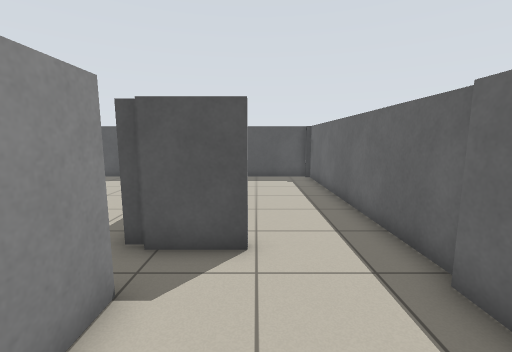
[1] (above)

18 first-person views from a walk through a world built for the Player/Stage simulator. The camera is 1.1 m above the floor, tilts 8° down and sees 90° across. The lines on the ground mark 1 m squares. The floor is counted in squares, 0.5 m on a side. Each view is taken from the middle of a square. On the plan, view 1 faces up. The plan holds only what a view shows up to about 16 squares ahead; the rest is blank. The place goes on beyond the plan. The robots in the file are not drawn.

[2]
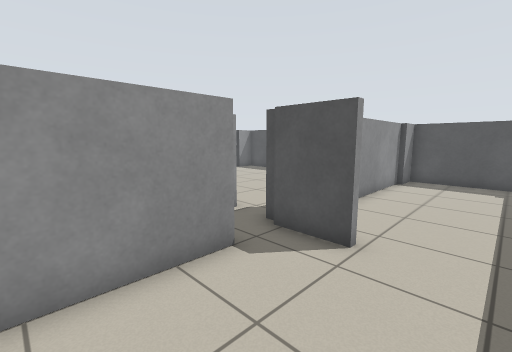

[3]
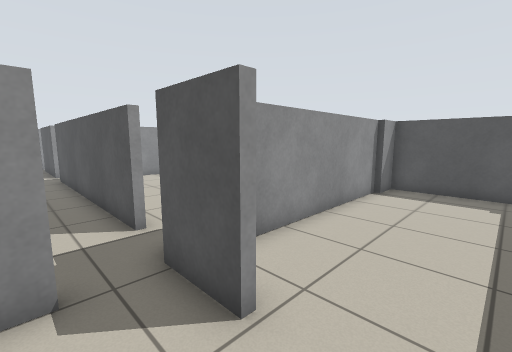

[4]
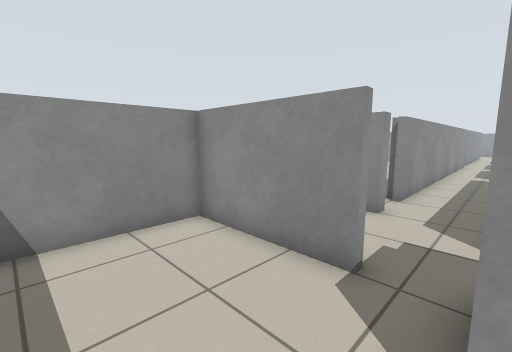

[5]
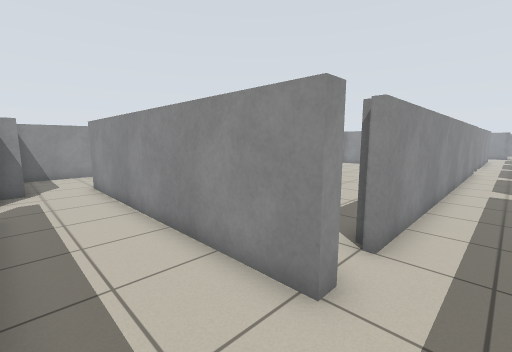

[6]
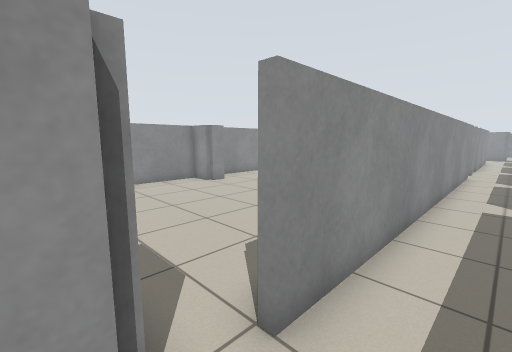

[7]
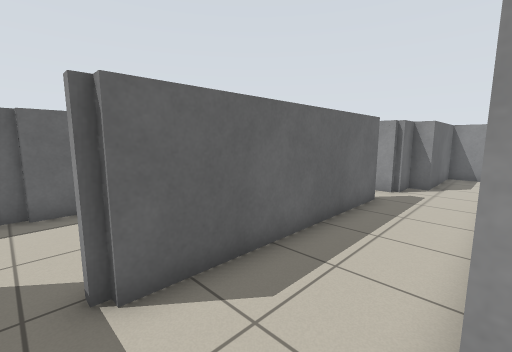

[8]
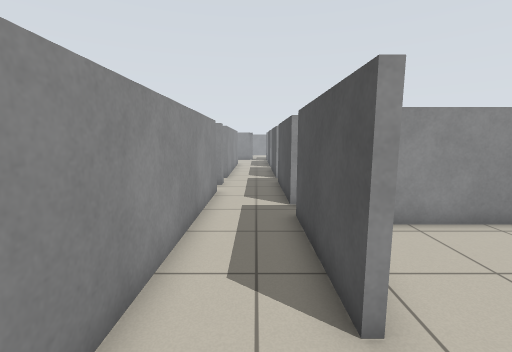

[9]
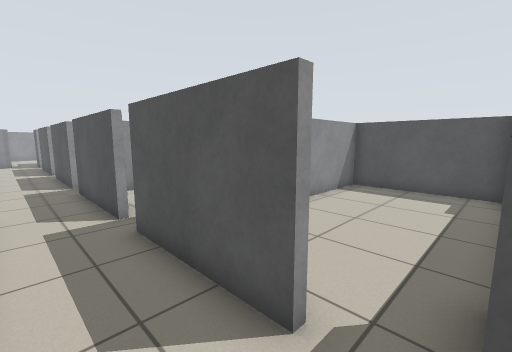

[10]
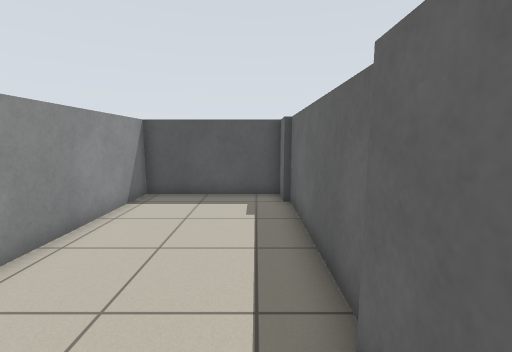

[11]
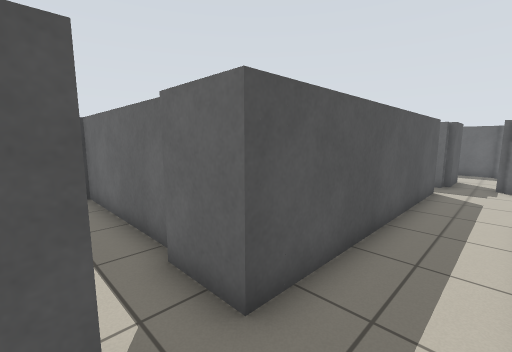

[12]
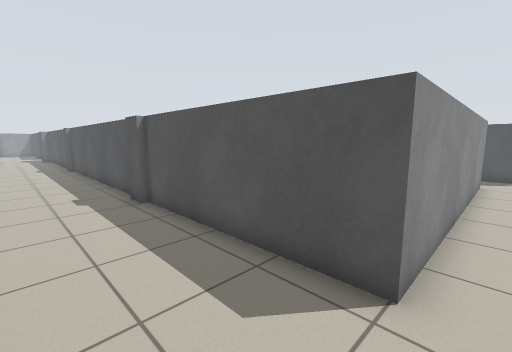

[13]
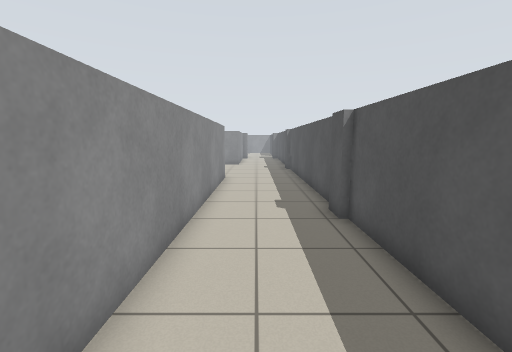

[14]
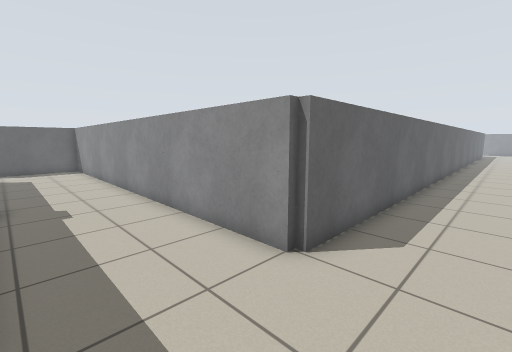

[15]
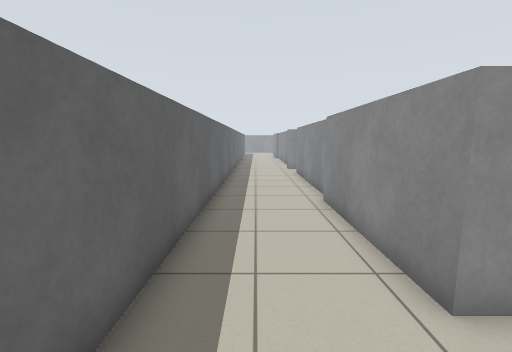

[16]
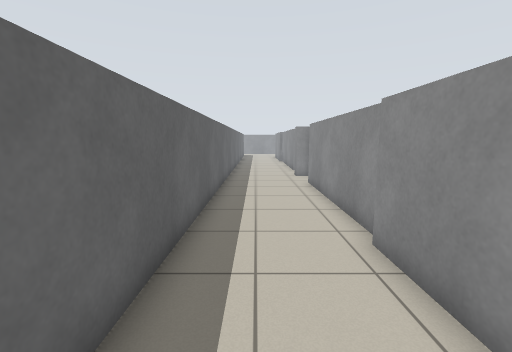

[17]
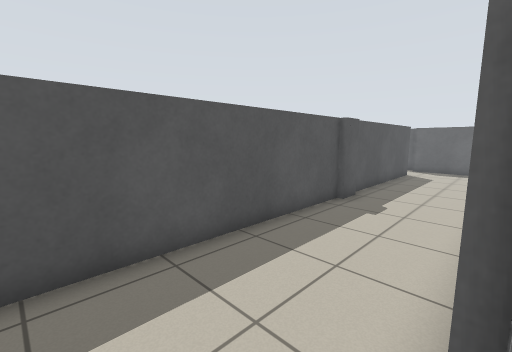

[18]
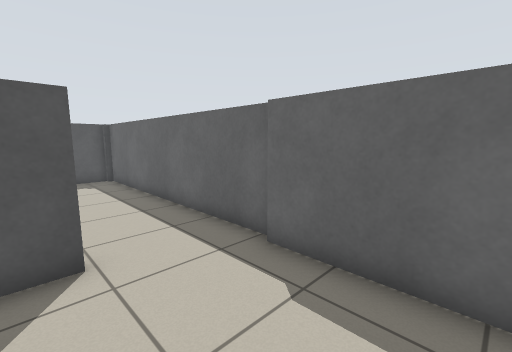

### Floor plan
Points are (right, up) in squares from view 1. A wall is a line through its corners. A room is listed if a view was taken in it or the views show most of it. See-through windows are left out.
Room 1 (views 1, 2, 3, 4, 18)
walls: (-0.1, 4.9) (-2.2, 4.9); (3.2, 3.5) (3.2, 15.3) (-1.7, 15.3) (-1.7, 14); (-2, 3.4) (-2, -1.3) (2.2, -1.3); (3, -0.2) (3, 3.6); (-2, 14.1) (-2, 7)
ways out: opening at (-2, 4) to room 2
Room 2 (views 5, 6, 7, 8, 9, 10, 11)
walls: (-16.5, 5.2) (-21.4, 5.2); (-6.5, 2.3) (-5.9, 2.3) (-5.9, -8.4); (-4.2, 5.2) (-15, 5.2); (-2.2, 5.2) (-2.9, 5.2); (-22.5, 5.2) (-27.6, 5.2); (-2.5, -5.9) (-2.5, 3.4) (-2, 3.4); (-25, 2.3) (-7.9, 2.3); (-3.6, -9.1) (-2.8, -9.1) (-2.8, -7.6) (-1.8, -7.6); (-27.2, 2.3) (-26.4, 2.3)
ways out: opening at (-2, 4) to room 1; opening at (-5, -9) to room 3; opening at (-16, 6); opening at (-2.5, -6.5)
Room 3 (views 12, 13, 14, 15, 16, 17)
walls: (-15, -9.4) (-24.4, -9.4); (-13.9, -9.7) (-15.1, -9.7); (-27.2, -17) (-26.5, -17) (-26.5, -23.2); (-26.7, -23.6) (-26.7, -27.5); (-5.9, -8.4) (-5.9, -9.4) (-14, -9.4); (-22.3, -27.5) (-22.3, -13.8) (-3.6, -13.8) (-3.6, -9.1)
ways out: opening at (-5, -9) to room 2

Where each view was taken, in squares from view 1:
view 1: 0 up, 0 right, facing up
view 2: 0 up, 2 right, facing up-left
view 3: 3 up, 2 right, facing up-left
view 4: 5 up, 2 right, facing down-left
view 5: 4 up, 3 left, facing down-left
view 6: 4 up, 6 left, facing down-left
view 7: 4 up, 6 left, facing down-right
view 8: 4 up, 14 left, facing left
view 9: 3 up, 15 left, facing up-left
view 10: 5 up, 16 left, facing up
view 11: 3 up, 17 left, facing up-right
view 12: 13 down, 5 left, facing up-left
view 13: 12 down, 7 left, facing left
view 14: 10 down, 25 left, facing down-right
view 15: 14 down, 24 left, facing down
view 16: 18 down, 24 left, facing down
view 17: 14 down, 24 left, facing up-right
view 18: 0 up, 1 left, facing up-right
